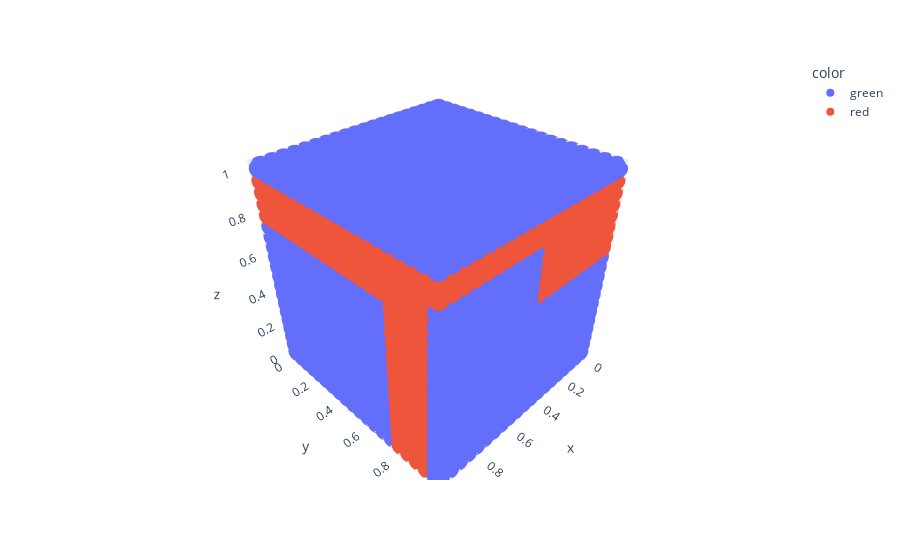

Here is the notebook cell this chart was saved with:
### Code cell
graph_3people_case(0.5)

### Figure 1 — Plotly figure (JSON) as saved in the notebook; plotly's stock layout.template omitted (floating-point values rounded to 4 significant figures; data arrays with more than 128 entries replaced by an {"elided": "..."} marker saying what was removed)
{"data": [{"hovertemplate": "color=green<br>x=%{x}<br>y=%{y}<br>z=%{z}<extra></extra>", "legendgroup": "green", "marker": {"color": "#636efa", "symbol": "circle"}, "mode": "markers", "name": "green", "scene": "scene", "showlegend": true, "type": "scatter3d", "x": {"elided": "6684 float values"}, "y": {"elided": "6684 float values"}, "z": {"elided": "6684 float values"}}, {"hovertemplate": "color=red<br>x=%{x}<br>y=%{y}<br>z=%{z}<extra></extra>", "legendgroup": "red", "marker": {"color": "#EF553B", "symbol": "circle"}, "mode": "markers", "name": "red", "scene": "scene", "showlegend": true, "type": "scatter3d", "x": {"elided": "1316 float values"}, "y": {"elided": "1316 float values"}, "z": {"elided": "1316 float values"}}], "layout": {"legend": {"title": {"text": "color"}, "tracegroupgap": 0}, "margin": {"t": 60}, "scene": {"domain": {"x": [0, 1], "y": [0, 1]}, "xaxis": {"title": {"text": "x"}}, "yaxis": {"title": {"text": "y"}}, "zaxis": {"title": {"text": "z"}}}}}
